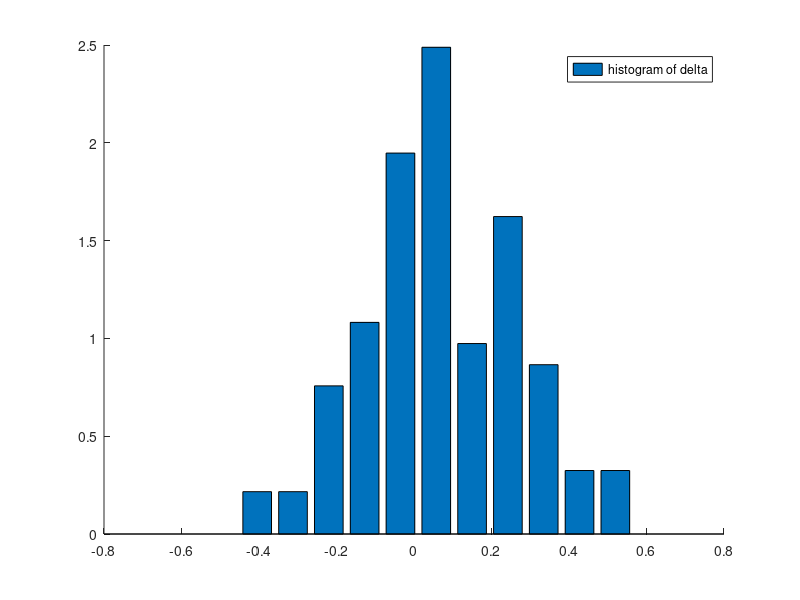

Source code (MATLAB):
clear;
clc;
rand('seed',sum(100*clock));

N_samples = 100;
n = 10;
m = 10;
X = 8;
Y = 6;

%generate samples for P1i, P2i
P1_N = betarnd( X+1, n-Y+1, N_samples, 1);
P2_N = betarnd( Y+1, m-Y+1, N_samples, 1);
delta = P1_N - P2_N;

delta_bar = mean(delta)

%hisogram pdf
figure(1)
hold on;
%nbins = sqrt(N_samples);
nbins = 11;;
[hist_f, xout] = hist(delta, nbins);
hist_f = hist_f/N_samples;
bandwidth = (max(delta)-min(delta))/nbins
hist_f = hist_f / bandwidth;
bar(xout, hist_f);

legend('histogram of delta');
     